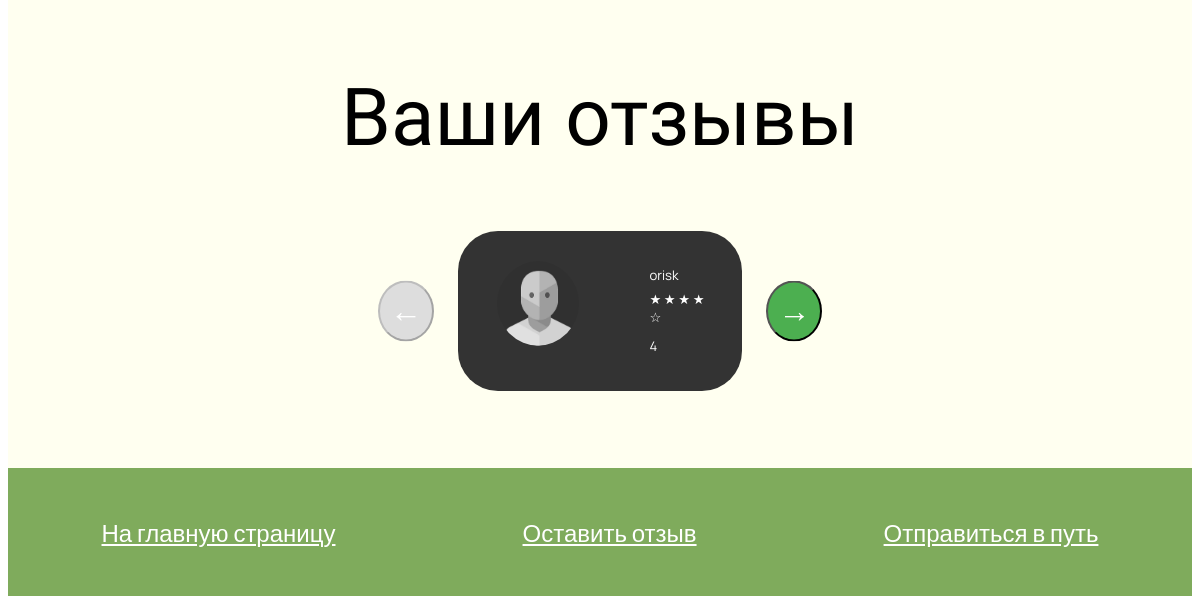
/Route4/ (lower part), run on an earlier commit of the app's database.
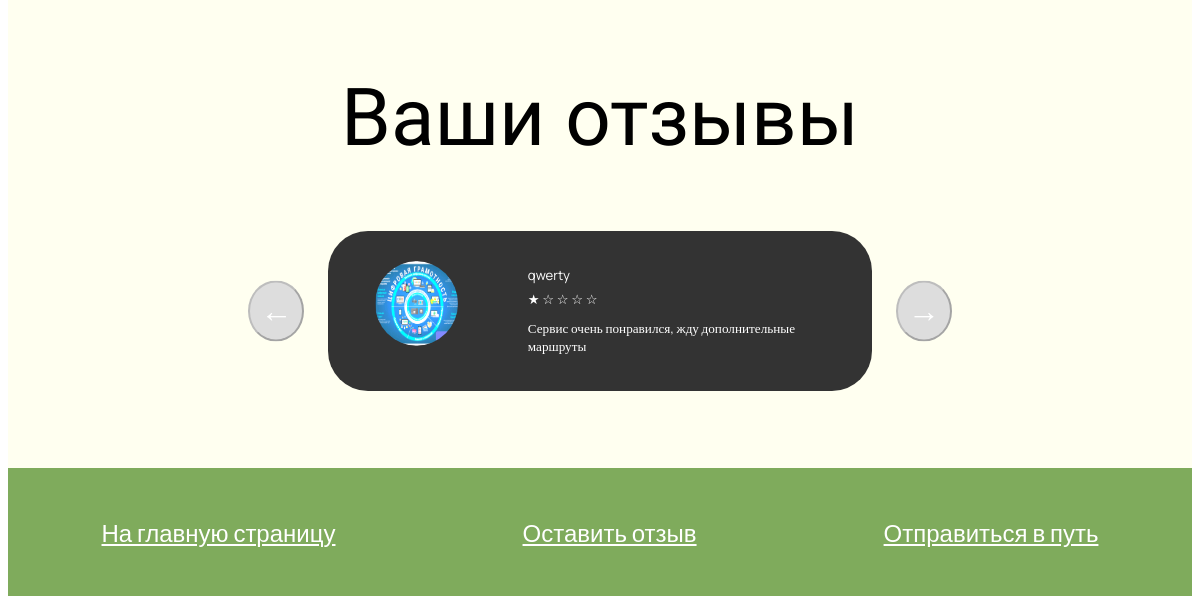
And on a later commit of the database.
### pages/models.py (models this page shows, shortened)
class Review4(models.Model):
    user = models.ForeignKey(User, on_delete=models.CASCADE)
    rating = models.PositiveIntegerField(choices=[(i, i) for i in range(1, 6)])  # Рейтинг от 1 до 5
    comment = models.TextField()

### users/models.py (models this page shows)
class User (AbstractUser):
    image = models.ImageField(upload_to='users_images', null=True, blank=True, default='users_images/img.png')

### pages/views.py (the view)
# urls.py: path('Route4/', Route_4, name='Route_4'),
def Route_4(request):
    reviews = Review4.objects.all()  # Получаем все отзывы
    stars_range = range(1, 6)  # Диапазон от 1 до 5
    return render(request, 'pages/Route_4.html', {'reviews': reviews, 'stars_range': stars_range})

### pages/templates/pages/Route_4.html (shortened to what this page needs)
{% load static %}
<!DOCTYPE html>
<html lang="en">
<head>
  <link rel="stylesheet" href="/static/vendor/css/R4_css/Route4_head.css">
  <link rel="stylesheet" href="/static/vendor/css/R4_css/Route4_difficult.css">
  <link rel="stylesheet" href="/static/vendor/css/R4_css/Route4_sections.css">
  <link rel="stylesheet" href="/static/vendor/css/R4_css/Route4_feedback.css">
  <link rel="stylesheet" href="/static/vendor/css/R4_css/Route4_down.css">
</head>
<body>
    <section class="sections" id="sections">
     <section class="section-4">
      <section class="content2">
        </section>
    </section>
   </section>
   <div class="feedback">Ваши отзывы</div>
   <div class="review-wrapper">
    <div class="review-section">
      <button class="arrow left" id="prevArrow">←</button>
            {% for review in reviews %}
      <div class="review-container" id="review-0">
          <div class="avatar">
            {% if review.user.image %}
                <img src="{{ review.user.image.url }}" alt="{{ review.user.username }}" class="avatar">
            {% else %}
                <img src="{% static 'img.png' %}" alt="{{ review.user.username }}" class="avatar">
            {% endif %}
          </div>
          <div class="review-content">
              <div class="review-name">{{ review.user.username }}</div>
              <div class="review-stars">
                  {% for i in stars_range %}
                    {% if i <= review.rating %}
                        <span class="empty-star">★</span>
                    {% else %}
                        <span class="empty-star">☆</span>
                  {% endif %}
                  {% endfor %}
              </div>
              <div class="review-text">{{review.comment}}</div>
          </div>
      </div>
            {% endfor %}
      <button class="arrow right" id="nextArrow">→</button>
  </div>
</div>
<div class="down">
  <div class="button-container">
      <a href="{% url 'MainPage' %}" class="button">На главную страницу</a>
      <a href="{% url 'Add_Review' %}" class="button">Оставить отзыв</a>
      <a href="https://yandex.ru/maps/39/rostov-na-donu/?ll=39.736407%2C47.197512&mode=routes&rtext=47.212007%2C39.726179~47.208804%2C39.732886~47.204129%2C39.734505~47.190752%2C39.740021~47.186407%2C39.738744~47.201958%2C39.730773~47.208493%2C39.733232~47.212869%2C39.736262~47.212059%2C39.726358&rtt=bc&ruri=~~~~~~~~&z=14" class="button">Отправиться в путь</a>
  </div>
</body>
</html>

What changed in the data, as far as the page shows it:
removed Review4: user.image (picture), user.username "orisk", rating 4 (drawn), comment "4"
added Review4: user.image (picture), user.username "qwerty", rating 1 (drawn), comment "Сервис очень понравился, жду дополнительные маршруты"
